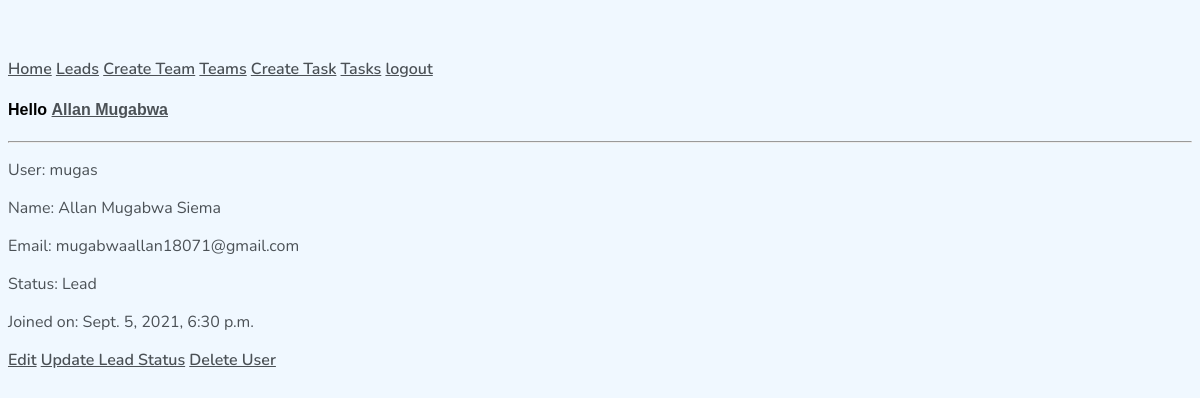
Before: /user-detail/2/ (signed in) with the older database file.
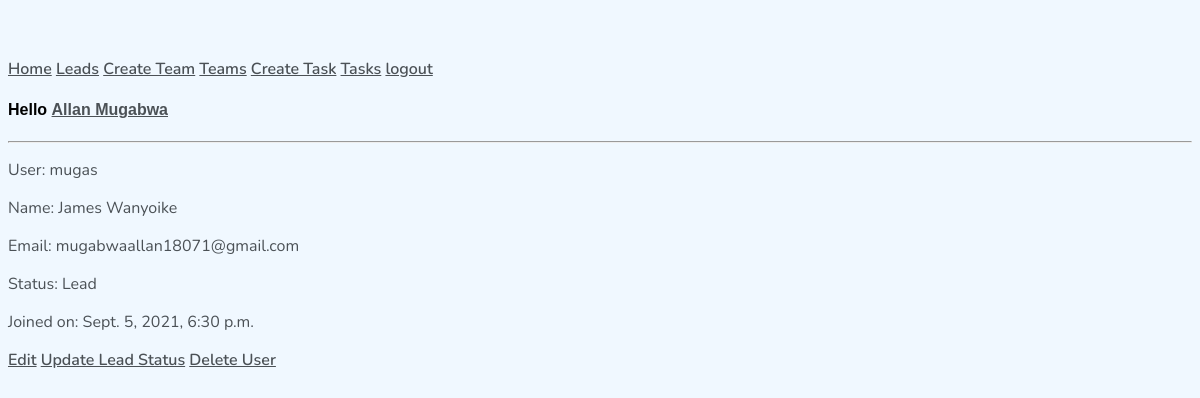
After: the same page with the newer database file.
### users/models.py (models this page shows, shortened)
class NewUser(AbstractBaseUser, PermissionsMixin):
    full_name = models.CharField(max_length=150)
    email = models.EmailField(blank=True)
    username = models.CharField(max_length=150,unique=True)
    password = models.CharField(max_length=250)
    postal_code = models.CharField(max_length=50, blank=True)
    description = models.TextField(blank=True)
    start_date = models.DateTimeField(default=timezone.now)
    is_staff = models.BooleanField(default=False)
    is_active = models.BooleanField(default=True)
    is_lead = models.BooleanField(default=False)
    team = models.ForeignKey(Team, on_delete=models.CASCADE, null=True,blank=True)
    objects = CustomAccountManager()
    USERNAME_FIELD = 'username'
    REQUIRED_FIELDS = ['full_name','email']

### users/views.py (the view)
# urls.py: path('user-detail/<int:pk>/', DetailedUser.as_view(), name='user-detail'),
class DetailedUser(LoginRequiredMixin ,DetailView):
    model = NewUser
    context_object_name = 'current_users'
    template_name = 'users/user_details.html'

### users/templates/users/user_details.html (shortened to what this page needs)
{% extends 'users/base.html' %}
{% block content %}
<div>
    <p>User: {{current_users.username}}</p>
    <p>Name: {{current_users.full_name}}</p>
    <p>Email: {{current_users.email}}</p>
    <p>Status: {% if current_users.is_lead %}
        Lead
       {% else %}
        Member
       {% endif %}</p>
    <p>Joined on: {{current_users.start_date}}</p>
    {% if request.user.is_staff %}
    <a href="{% url 'update-user' current_users.id %}">Edit</a>
    <a href="{% url 'register-lead' current_users.id %}">Update Lead Status</a>
    <a href="{% url 'delete-user' current_users.id %}">Delete User</a>
    {% endif %}
</div>
{% endblock content %}

Changed rows visible on the page:
changed NewUser "mugas": full_name "Allan Mugabwa Siema" → "James Wanyoike"
